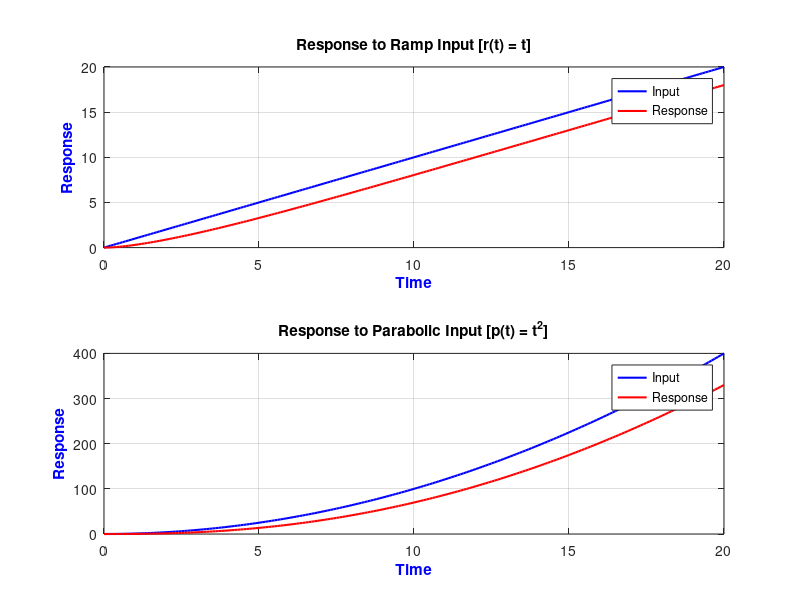

MATLAB code for this plot:
clc;
clear;
s = tf('s');
G = (s+1)/(s^2 + 3*s + 1);
t = 0:0.1:20; % Time vector
ramp_in = t; % Ramp input
para_in = t.^2; % Parabolic input
% Compute system responses
ramp_res = lsim(G, ramp_in, t);   %using lsim command
para_res = lsim(G, para_in, t);
% Plot the results
figure;
% Ramp Input Response
subplot(2,1,1);
plot(t, ramp_in, 'b', 'LineWidth', 1.5); % 
hold on;
plot(t, ramp_res, 'r', 'LineWidth', 1.5); 
xlabel('Time', 'FontWeight', 'bold', 'Color', 'blue'); 
ylabel('Response', 'FontWeight', 'bold', 'Color', 'blue');
title('Response to Ramp Input [r(t) = t]', 'FontWeight', 'bold'); 
legend('Input', 'Response');
grid on
% Parabolic Input Response
subplot(2,1,2);
plot(t, para_in, 'b', 'LineWidth', 1.5); 
hold on;
plot(t, para_res, 'r', 'LineWidth', 1.5); 
xlabel('Time', 'FontWeight', 'bold', 'Color', 'blue');
ylabel('Response', 'FontWeight', 'bold', 'Color', 'blue'); 
title('Response to Parabolic Input [p(t) = t^2]', 'FontWeight', 'bold');
legend('Input', 'Response');
grid on
